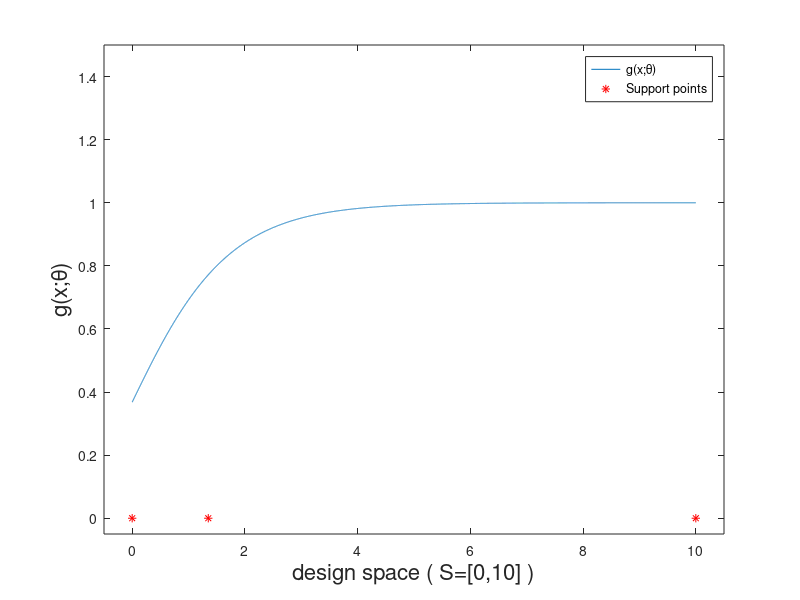

Recreate this plot in MATLAB. (Note: this script raises an error after producing the figure.)
x = 0:0.001:10;
f = @(x) exp(-exp(-x)); 
y = f(x);
figure
  h1 = plot(x,y);
  xlabel('design space ( S=[0,10] )','FontSize', 16); % x-axis label
  ylabel('g(x;\theta)','FontSize', 16); % y-axis label
  xlim([-0.5,10.5]);
  ylim([-0.05,1.5]);
hold on
  x1 = [0.000;1.350;10.0000];
  y1 = [0;0;0];
  h2 = plot(x1,y1,'*','Color','Red');
  lgd = legend([h1 h2], 'g(x;\theta)','Support points');
  lgd.FontSize = 16;
  text(x1,y1+0.05,'$\frac{1}{3}$','Interpreter','latex','FontSize',16);
hold off 